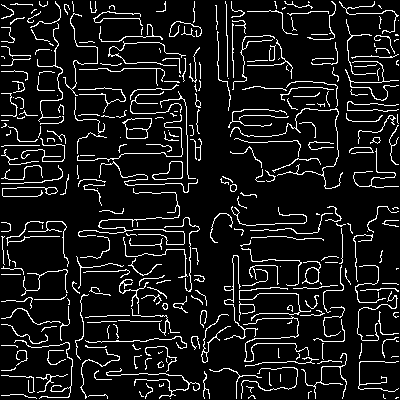
#> input picture projects/project2/project_road_segmentation/training/cannyedges/satImage_001.png, 400 x 400 px
$ python -i greg.py   (imports and definitions only)   (older library calls are emulated)
#> lines starting #> are read from the running program, lines starting #| are printed output that depends on the picture
### projects/project2/project_road_segmentation/helpers.py
import numpy as np
import matplotlib.image as mpimg
from scipy import ndimage as ndi
import os, sys

def load_image(infilename):
    data = mpimg.imread(infilename)
    return data

def load_training_set(root_dir, max_images = 20):
#> further down, picture is the input picture: shape (400, 400, 3); 9.8% white in thin lines or dots
    im_dir = root_dir + "images/"
    gt_dir = root_dir + "groundtruth/"
    #cn_dir = root_dir + "cannyedges/"

    files = os.listdir(im_dir)
    n = min(max_images, len(files))

    imgs    = [load_image(im_dir + files[i]) for i in range(n)]
    gt_imgs = [load_image(gt_dir + files[i]) for i in range(n)]
    pr_imgs    = [process(i) for i in imgs]

    return imgs, pr_imgs, gt_imgs

def process(rgb):
    return rgb

def sharpen(rgb, alpha = 0.1):
    blurred = blur(rgb, 1.0)
    return np.clip(rgb + alpha * (rgb - blurred), 0.0, 255.0)


# [20 lines left out: functions median, blur, saturate, not called in this run]

def to_bool(gray, threshold = 0.75):
    return gray > threshold

def to_lum(rgb):
    r = rgb[:, :, 0]
#> r: shape (400, 400); 9.8% white in thin lines or dots
    g = rgb[:, :, 1]
    b = rgb[:, :, 2]
    return 0.2989 * r + 0.5870 * g + 0.1140 * b
#> returned value: shape (400, 400) float64; values 0 (black) and 255 (white), 9.8% white in thin lines or dots

# [15 lines left out: functions to_gray, to_rgb, not called in this run]

### projects/project2/project_road_segmentation/greg.py
import numpy as np
import matplotlib.pyplot as plt
from scipy import ndimage as ndi
from PIL import Image

from sklearn import linear_model

from skimage.morphology import watershed
from skimage import feature

import helpers

try: from tqdm import tqdm
except:
    print("tqdm not found!")
    tqdm = lambda x: x


# -------------------------------- segmentation -------------------------------

def compute_segmentation(image, sig = 1.0, footprint = 10):
    grayscale = helpers.to_lum(image)
    cn = np.where(feature.canny(grayscale, sigma = sig), False, True)
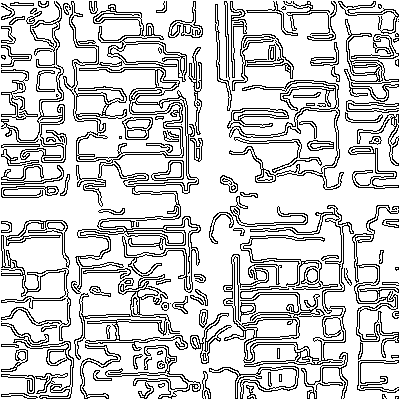
#> cn: shape (400, 400) bool; 80.6% white; black in thin lines or dots

    distance = ndi.distance_transform_edt(cn)
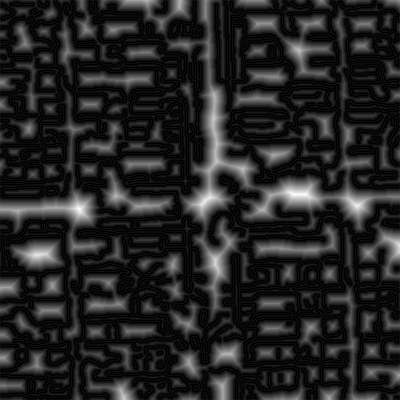
#> distance: shape (400, 400) float64; min 0, max 19.1, mean 2.77; drawn with min black and max white
    #distance = ndi.gaussian_filter(np.where(cn, 0.0, 1.0), 1.0 / sig)

    footprint_mat = np.ones((footprint, footprint))
    local_max = feature.peak_local_max(distance, indices = False, footprint = footprint_mat, labels = cn)
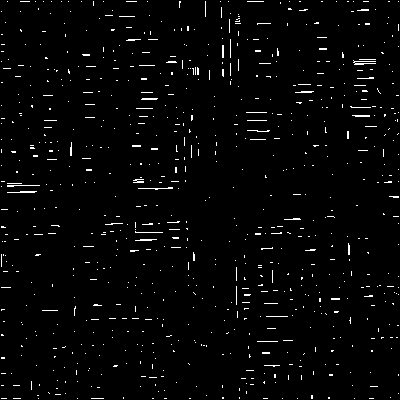
#> local_max: shape (400, 400) bool; 2.2% white in thin lines or dots
    markers = ndi.label(local_max)[0]
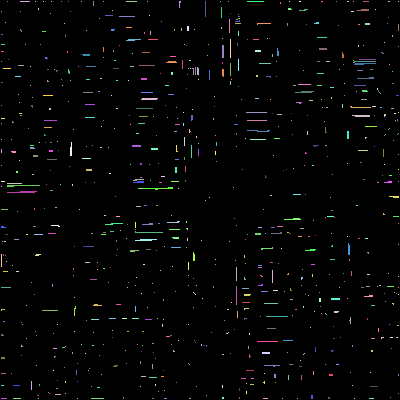
#> markers: shape (400, 400) int32; 818 distinct labels, from 0 to 817; one colour per label, 0 black

    labels = watershed(-distance, markers)
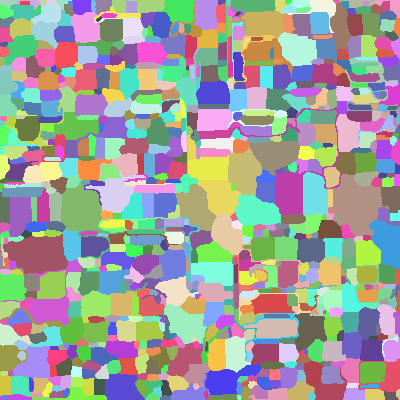
#> labels: shape (400, 400) int32; 817 distinct labels, from 1 to 817; one colour per label, 0 black

    return labels, markers, distance, cn


# -------------------------------- groups -------------------------------

def group_data(image, labels, group):
    w = np.where(labels == group)
    return image[w]

# [132 lines left out: functions group_truth, group_truth_image, image_features, predicted_image, group_features, shuffle_labels and 3 more, not called in this run]


# -------------------------------- main -------------------------------

max_train = 99
# [1 line that did not run here, left out]

# [1 line that did not run here, left out]

# [1 line that did not run here, left out]
# [1 line that did not run here, left out]
# [1 line that did not run here, left out]
# [1 line that did not run here, left out]


# [1 line that did not run here, left out]

fig, axes = plt.subplots(ncols = 2, nrows = 2, subplot_kw = {'adjustable': 'box-forced'})
ax = axes.ravel()

# [12 lines not run here, left out]
fig, axes = plt.subplots(ncols = 3, nrows = 1, subplot_kw = {'adjustable': 'box-forced'})
ax = axes.ravel()

# [8 lines not run here, left out]

>>> import cv2
>>> picture = cv2.imread('training/cannyedges/satImage_001.png')
>>> result = compute_segmentation(picture)

$ run again, on projects/project2/project_road_segmentation/training/cannyedges_sigma3/satImage_002.png
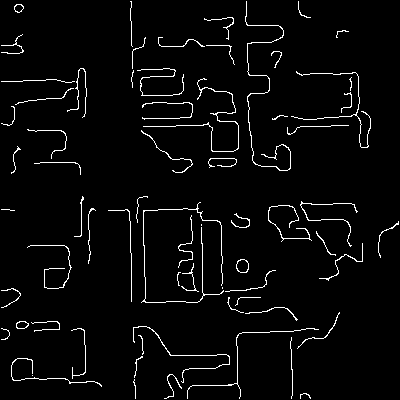
#> input picture projects/project2/project_road_segmentation/training/cannyedges_sigma3/satImage_002.png, 400 x 400 px
#> picture is the input picture: shape (400, 400, 3); 3.4% white in thin lines or dots
#> r: shape (400, 400); 3.4% white in thin lines or dots
#> cn: shape (400, 400) bool; 93.2% white; black in thin lines or dots
#> in compute_segmentation, `distance = ndi.distance_transform_edt(cn)`:
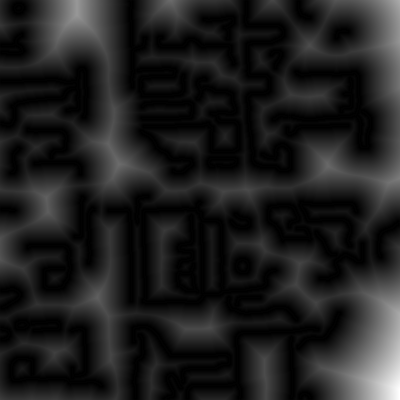
#> distance: shape (400, 400) float64; min 0, max 88.28, mean 11; drawn with min black and max white
#> local_max: shape (400, 400) bool; 0.72% white in thin lines or dots
#> markers: shape (400, 400) int32; 249 distinct labels, from 0 to 248
#> in compute_segmentation, `labels = watershed(-distance, markers)`:
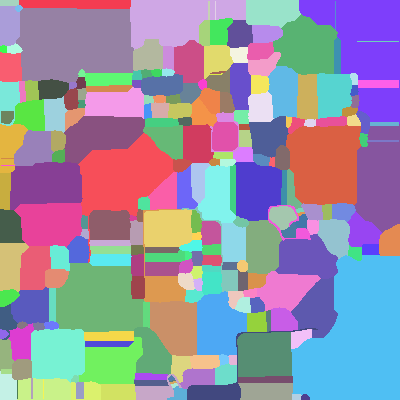
#> labels: shape (400, 400) int32; 248 distinct labels, from 1 to 248; one colour per label, 0 black

$ run again, on projects/project2/project_road_segmentation/training/cannyedges_sigma3/satImage_003.png
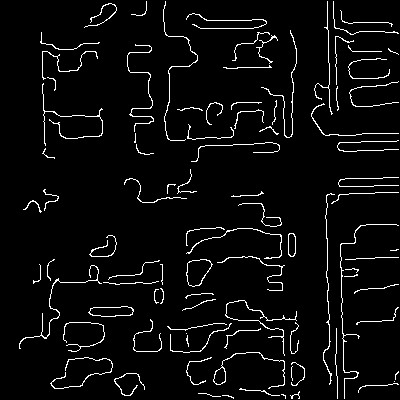
#> input picture projects/project2/project_road_segmentation/training/cannyedges_sigma3/satImage_003.png, 400 x 400 px
#> picture is the input picture: shape (400, 400, 3); 4.5% white in thin lines or dots
#> r: shape (400, 400); 4.5% white in thin lines or dots
#> cn: shape (400, 400) bool; 91% white; black in thin lines or dots
#> in compute_segmentation, `distance = ndi.distance_transform_edt(cn)`:
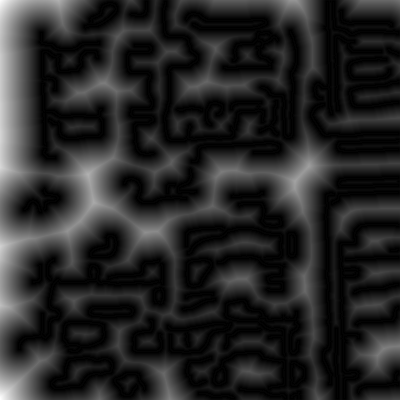
#> distance: shape (400, 400) float64; min 0, max 51.66, mean 8; drawn with min black and max white
#> local_max: shape (400, 400) bool; 1.1% white in thin lines or dots
#> markers: shape (400, 400) int32; 338 distinct labels, from 0 to 337
#> in compute_segmentation, `labels = watershed(-distance, markers)`:
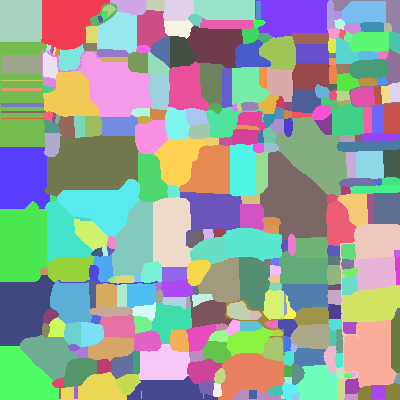
#> labels: shape (400, 400) int32; 337 distinct labels, from 1 to 337; one colour per label, 0 black

$ run again, on projects/project2/project_road_segmentation/training/groundtruth/satImage_001.png
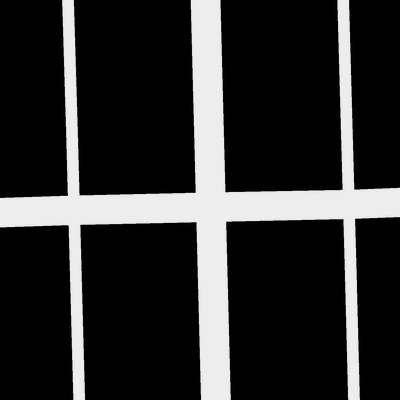
#> input picture projects/project2/project_road_segmentation/training/groundtruth/satImage_001.png, 400 x 400 px
#> picture is the input picture: shape (400, 400, 3); min 0, max 237, mean 46.6
#> in compute_segmentation, `cn = np.where(feature.canny(grayscale, sigma = sig), False, True)`:
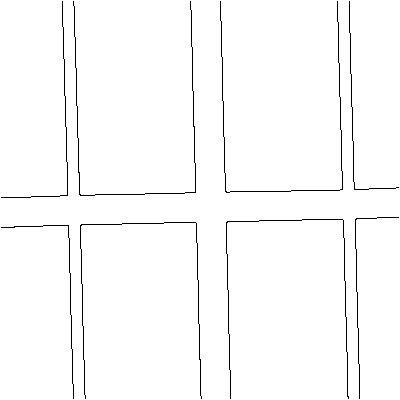
#> cn: shape (400, 400) bool; 98.2% white; black in thin lines or dots
#> local_max: shape (400, 400) bool; 1.1% white in thin lines or dots
#> markers: shape (400, 400) int32; 119 distinct labels, from 0 to 118
#> in compute_segmentation, `labels = watershed(-distance, markers)`:
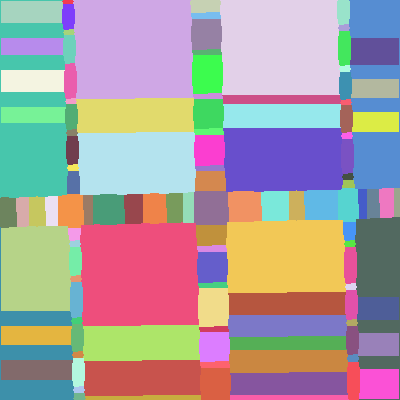
#> labels: shape (400, 400) int32; 118 distinct labels, from 1 to 118; one colour per label, 0 black
